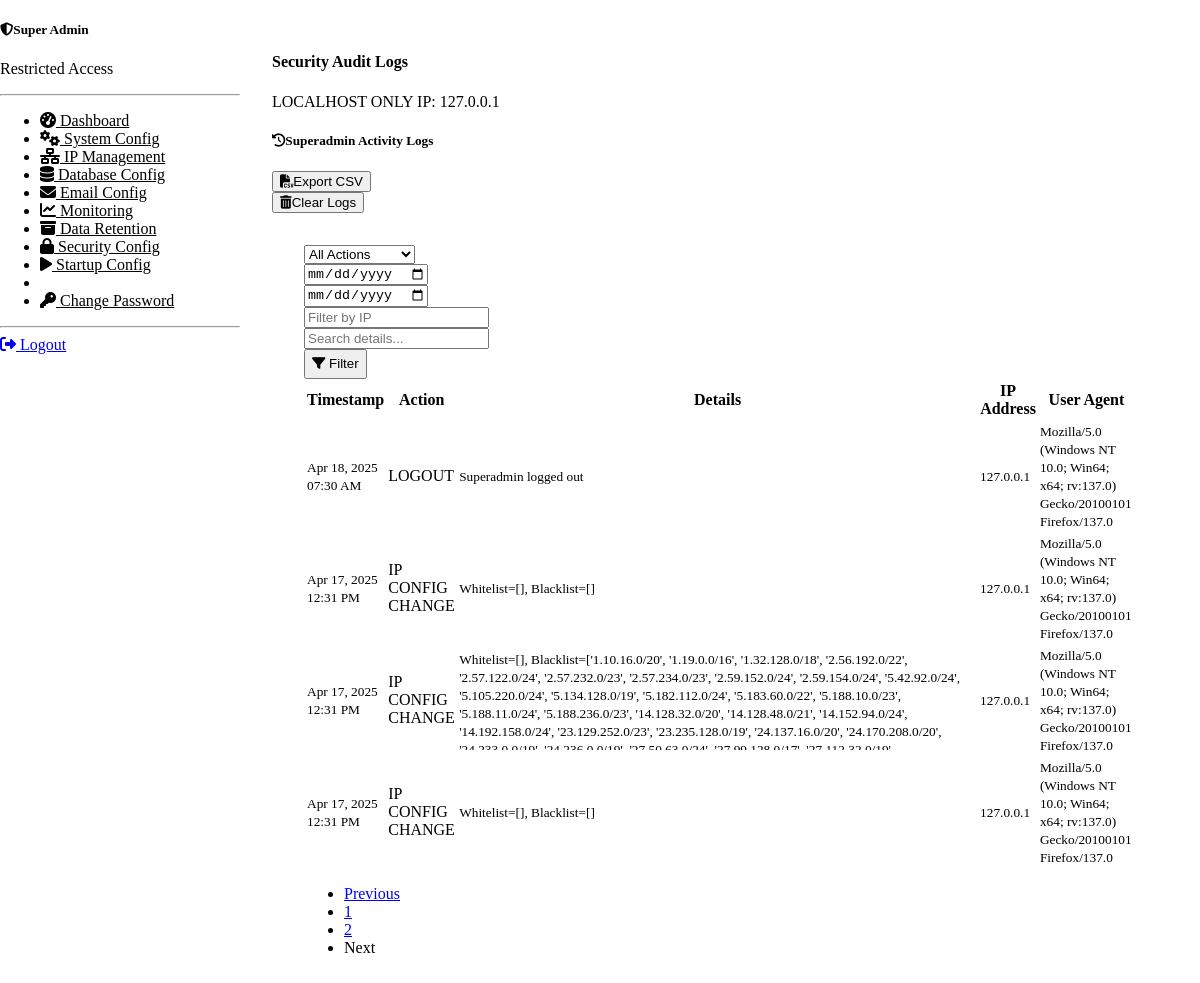
Screenshot of /superadmin/audit-logs?page=2&action=&date_from=&date_to=&ip=&search= (signed in) with the database file from the repository.
### app/blueprints/superadmin/models/audit_logs.py (models this page shows, shortened)
class AuditLog(db.Model):
    __tablename__ = "audit_logs"
    id = db.Column(db.Integer, primary_key=True)
    user_id = db.Column(db.Integer, db.ForeignKey("user.id"), nullable=True)
    action = db.Column(db.String(64), nullable=False)
    details = db.Column(db.Text)
    ip_address = db.Column(db.String(45))  # IPv6 compatible
    user_agent = db.Column(db.Text)
    timestamp = db.Column(db.DateTime, default=datetime.utcnow)

### app/blueprints/superadmin/audit_logs_routes.py (the view, shortened to what this page needs)
@superadmin_bp.route("/audit-logs", methods=["GET"], endpoint="audit_logs")
@superadmin_required
def audit_logs_view():
    page       = request.args.get("page", 1, type=int)
    per_page   = 20
    action     = request.args.get("action")
    date_from  = request.args.get("date_from")
    date_to    = request.args.get("date_to")
    ip         = request.args.get("ip")
    search     = request.args.get("search")
    fmt        = request.args.get("format")
    action_choices = ["LOGIN", "LOGOUT", "CONFIG_CHANGE", "FAILED_LOGIN"]
    query = AuditLog.query.order_by(AuditLog.timestamp.desc())
    if action:
        query = query.filter(AuditLog.action == action)
    if date_from:
        try:
            from_date = datetime.strptime(date_from, "%Y-%m-%d")
            query = query.filter(AuditLog.timestamp >= from_date)
        except ValueError:
            pass  # Silently ignore bad input
    if date_to:
        try:
            to_date = datetime.strptime(date_to, "%Y-%m-%d")
            query = query.filter(AuditLog.timestamp <= to_date.replace(hour=23, minute=59, second=59))
        except ValueError:
            pass
    if ip:
        query = query.filter(AuditLog.ip_address.ilike(f"%{ip}%"))
    if search:
        query = query.filter(AuditLog.details.ilike(f"%{search}%"))
    pagination = query.paginate(page=page, per_page=per_page, error_out=False)
    logs = pagination.items
    filters = {
        "action": action or "",
        "date_from": date_from or "",
        "date_to": date_to or "",
        "ip": ip or "",
        "search": search or ""
    }
    return render_template(
        "superadmin/audit_logs.html",
        logs=logs,
        pagination=pagination,
        filters=filters,
        action_choices=action_choices,
        today=date.today().strftime("%Y-%m-%d"),
    )

### app/models/user.py (called while the page is built)
    def has_role(self, role_name):
        return any(role.name.lower() == role_name.lower() for role in self.roles)

    @property
    def is_superadmin(self):
        return self.has_role("superadmin")

### app/templates/superadmin/audit_logs.html (shortened to what this page needs)
{% extends "superadmin/base.html" %}
{% block page_title %}Security Audit Logs{% endblock %}
{% block content %}
  <div class="card border-0 shadow-sm mb-4">
    <div class="card-header bg-transparent d-flex justify-content-between align-items-center">
      <h5 class="mb-0"><i class="fas fa-history me-2"></i>Superadmin Activity Logs</h5>
      <div class="d-flex gap-2">
        <form method="get" action="{{ url_for('superadmin.audit_logs') }}" class="m-0 d-inline-flex">
          <button
            type="submit"
            class="btn btn-outline-secondary btn-sm d-inline-flex align-items-center"
            title="Export as CSV">
            <i class="fas fa-file-csv me-1"></i>Export CSV
          </button>
        </form>
        <form
          method="post"
          action="{{ url_for('superadmin.clear_audit_logs') }}"
          class="m-0 d-inline-flex"
          onsubmit="return confirm('Really clear all logs?');">
          <button
            type="submit"
            class="btn btn-outline-danger btn-sm d-inline-flex align-items-center"
            title="Clear Logs">
            <i class="fas fa-trash-alt me-1"></i>Clear Logs
          </button>
        </form>
      </div>
    </div>
    <div class="card-body">
      <form class="row g-2 mb-3" method="get" action="{{ url_for('superadmin.audit_logs') }}">
        <div class="col-md-1">
          <select name="action" class="form-select form-select-sm">
            <option value="">All Actions</option>
          </select>
        </div>
        <div class="col-md-2">
          <input type="date" name="date_from" class="form-control form-control-sm" value="{{ filters.date_from }}" placeholder="From date">
        </div>
        <div class="col-md-2">
          <input type="date" name="date_to" class="form-control form-control-sm" value="{{ filters.date_to }}" placeholder="To date">
        </div>
        <div class="col-md-2">
          <input
            type="text"
            name="ip"
            class="form-control form-control-sm"
            value="{{ filters.ip }}"
            placeholder="Filter by IP">
        </div>
        <div class="col-md-3">
          <input
            type="text"
            name="search"
            class="form-control form-control-sm"
            value="{{ filters.search }}"
            placeholder="Search details...">
        </div>
        <div class="col-md-2">
          <button type="submit" class="btn btn-outline-primary btn-sm w-100" style="height: 30px;">
            <i class="fas fa-filter me-1"></i> Filter
          </button>
        </div>
      </form>
      <div class="table-responsive">
        <table class="table table-hover mb-0">
          <thead>
            <tr>
              <th>Timestamp</th>
              <th>Action</th>
              <th>Details</th>
              <th>IP Address</th>
              <th>User Agent</th>
            </tr>
          </thead>
          <tbody>
            {% if logs %}
              {% set colors = {
                'LOGIN':'success','LOGOUT':'secondary',
                'CONFIG_CHANGE':'primary','FAILED_LOGIN':'danger'
              } %}
              {% for log in logs %}
                <tr>
                  <td><small>{{ log.timestamp.strftime('%b %d, %Y %I:%M %p') }}</small></td>
                  <td>
                    {% set badge = colors.get(log.action, 'info') %}
                    <span class="badge bg-{{ badge }}">
                      {{ log.action.replace('_',' ') }}
                    </span>
                  </td>
                  <td>
                    <div class="details-scroll">
                      <small>{{ log.details }}</small>
                    </div>
                  </td>
                  <td><small>{{ log.ip_address }}</small></td>
                  <td>
                    <small class="text-truncate d-inline-block" style="max-width:250px;">
                      {{ log.user_agent }}
                    </small>
                  </td>
                </tr>
              {% endfor %}
            {% else %}
              <tr>
                <td colspan="5" class="text-center py-4">
                  <i class="fas fa-info-circle me-2"></i>No audit logs found.
                </td>
              </tr>
            {% endif %}
          </tbody>
        </table>
      </div>
      {% if pagination.pages > 1 %}
<nav aria-label="Audit log pagination" class="mt-3">
  <ul class="pagination justify-content-center mb-0">
    {% if pagination.has_prev %}
      <li class="page-item">
        <a class="page-link"
           href="{{ url_for('superadmin.audit_logs', page=pagination.prev_num, **filters) }}">
          Previous
        </a>
      </li>
    {% else %}
      <li class="page-item disabled">
        <span class="page-link">Previous</span>
      </li>
    {% endif %}
    {% for p in pagination.iter_pages(left_edge=1, left_current=2, right_current=2, right_edge=1) %}
      {% if p %}
        <li class="page-item {% if p == pagination.page %}active{% endif %}">
          <a class="page-link"
             href="{{ url_for('superadmin.audit_logs', page=p, **filters) }}">
            {{ p }}
          </a>
        </li>
      {% else %}
        <li class="page-item disabled">
          <span class="page-link">…</span>
        </li>
      {% endif %}
    {% endfor %}
    {% if pagination.has_next %}
      <li class="page-item">
        <a class="page-link"
           href="{{ url_for('superadmin.audit_logs', page=pagination.next_num, **filters) }}">
          Next
        </a>
      </li>
    {% else %}
      <li class="page-item disabled">
        <span class="page-link">Next</span>
      </li>
    {% endif %}
  </ul>
</nav>
{% endif %}
    </div>
  </div>
{% endblock %}

### app/static/css/style.css (style rules this page uses)
.card { transition: transform 0.3s ease, box-shadow 0.3s ease; }
.card-body { padding: 2rem; }
html, body { height: 100%; }
body { display: flex; flex-direction: column; }

### app/templates/superadmin/base.html (style rules this page uses)
body { overflow-x: hidden; }
.card, form, .table { width: 100%; max-width: 100%; box-sizing: border-box; }

### app/templates/superadmin/audit_logs.html (style rules this page uses)
.details-scroll { max-height: 100px; overflow-y: auto; word-break: break-word; padding-right: 0.25rem; }

### rows the page displays
AuditLog: timestamp "Apr 18, 2025 07:30 AM", action.replace "LOGOUT", details "Superadmin logged out", ip_address "127.0.0.1", user_agent "Mozilla/5.0 (Windows NT 10.0; Win64; x64; rv:137.0) Gecko/20100101 Firefox/137.0"
AuditLog: timestamp "Apr 17, 2025 12:31 PM", action.replace "IP CONFIG CHANGE", details "Whitelist=[], Blacklist=[]", ip_address "127.0.0.1", user_agent "Mozilla/5.0 (Windows NT 10.0; Win64; x64; rv:137.0) Gecko/20100101 Firefox/137.0"
AuditLog: timestamp "Apr 17, 2025 12:31 PM", action.replace "IP CONFIG CHANGE", details "Whitelist=[], Blacklist=['1.10.16.0/20', '1.19.0.0/16', '1.32.128.0/18', '2.56.192.0/22', '2.57.122.0/24', '2.57.232.0/23', '2.57.234.0/23', '2.59.152.0/24', '2.59.154.0/24', '5.42.92.0/24', '5.105.220.0/24', '5.134.128.0/19', '5.182.112.0/24', '5.183.60.0/22', '5.188.10.0/23', '5.188.11.0/24', '5.188.236.0/23', '14.128.32.0/20', '14.128.48.0/21', '14.152.94.0/24', '14.192.158.0/24', '23.129.252.0/23', '23.235.128.0/19', '24.137.16.0/20', '24.170.208.0/20',…", ip_address "127.0.0.1", user_agent "Mozilla/5.0 (Windows NT 10.0; Win64; x64; rv:137.0) Gecko/20100101 Firefox/137.0"
AuditLog: timestamp "Apr 17, 2025 12:31 PM", action.replace "IP CONFIG CHANGE", details "Whitelist=[], Blacklist=[]", ip_address "127.0.0.1", user_agent "Mozilla/5.0 (Windows NT 10.0; Win64; x64; rv:137.0) Gecko/20100101 Firefox/137.0"

### other values shown
{{ request.remote_addr }} "127.0.0.1"
{{ p }} "1" "2"
